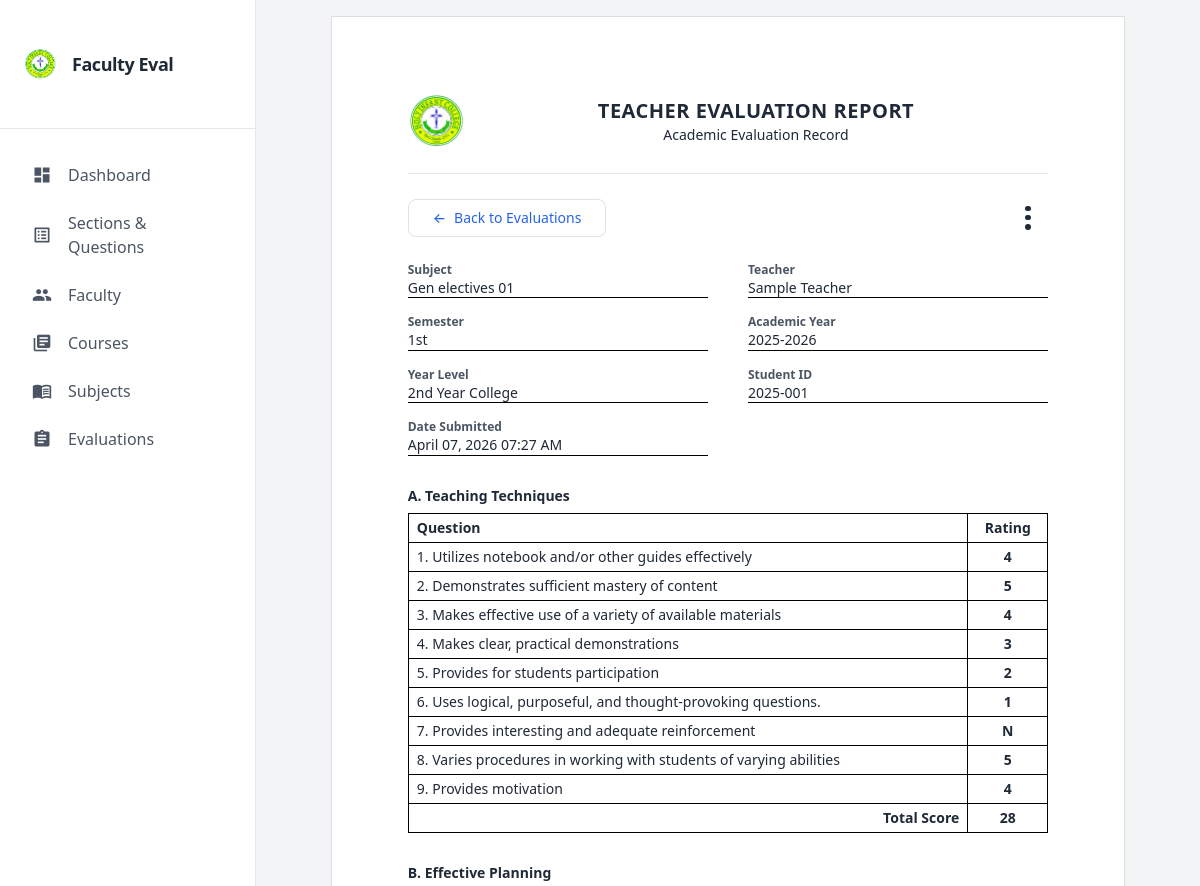
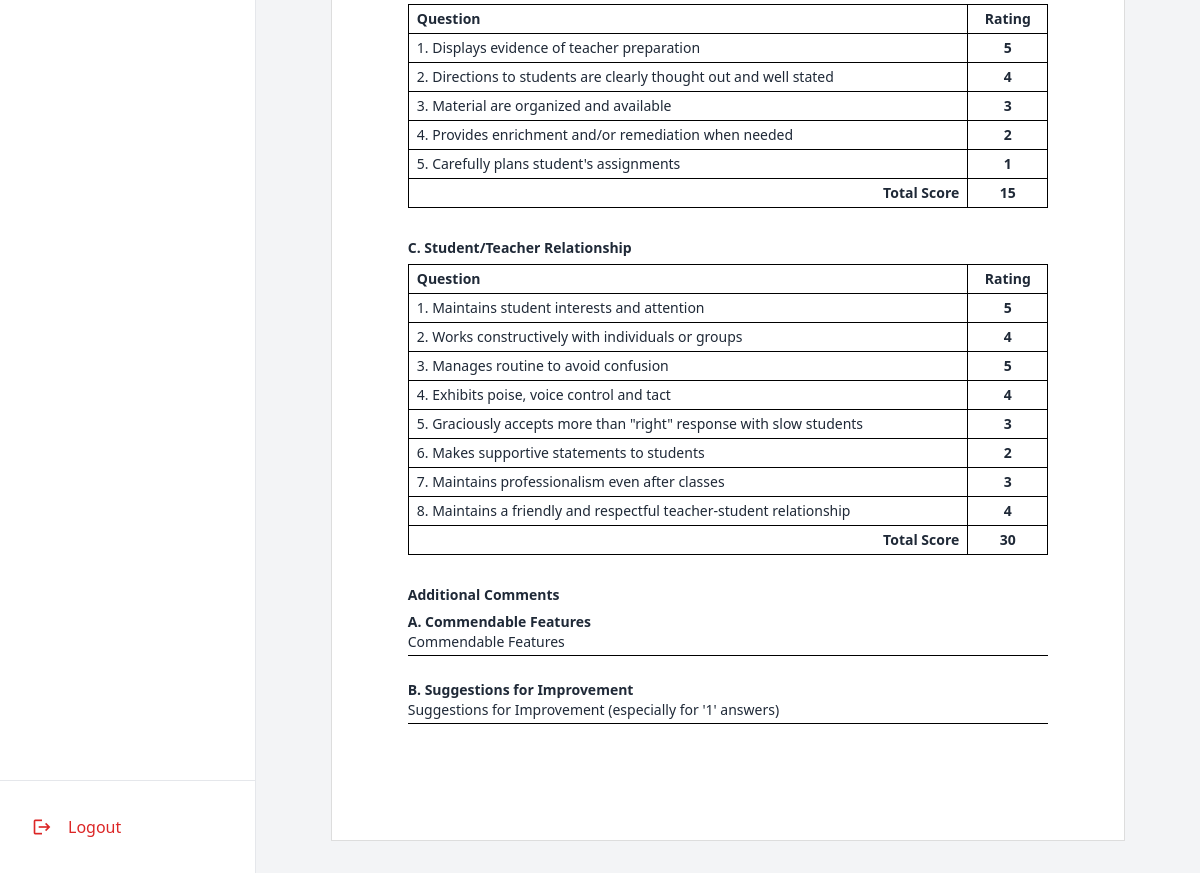
/evaluations/1/ (signed in), run on the app's committed database (2 pictures, top to bottom).
### evaluation/models.py (models this page shows, shortened)
class TeacherEvaluation(models.Model):
    teacher = models.ForeignKey(
        'Teacher',
        on_delete=models.CASCADE,
        related_name='evaluations'
    )
    student_id = models.CharField(max_length=50)  # Anonymous student identifier
    student_name = models.CharField(max_length=100, null=True,blank=True)  # Optional student name
    subject = models.ForeignKey(
        'Subject',
        on_delete=models.SET_NULL,
        null=True,
        blank=True
    )
    course = models.ForeignKey(
        'Course',
        on_delete=models.SET_NULL,
        null=True,
        blank=True
    )
    semester = models.CharField(max_length=20, blank=True)
    academic_year = models.CharField(max_length=20, blank=True)
    year_level = models.CharField(max_length=20, blank=True)
    submitted_at = models.DateTimeField(auto_now_add=True)
    overall_rating = models.FloatField(null=True, blank=True)
    commendable_features = models.TextField(blank=True, null=True)
    suggestions_improvement = models.TextField(blank=True, null=True)
    class Meta:
        unique_together = (
            'teacher',
            'student_id',
            'subject',
            'course',
            'semester',
            'academic_year'
        )

class Subject(models.Model):
    name = models.CharField(max_length=100)
    code = models.CharField(max_length=20, blank=True, null=True)

class Teacher(models.Model):
    first_name = models.CharField(max_length=50, null=True, blank=True)
    last_name = models.CharField(max_length=50, null=True, blank=True)

class Section(models.Model):
    prefix = models.CharField(max_length=1, unique=True)
    title = models.CharField(max_length=255)

class EvaluationItem(models.Model):
    evaluation = models.ForeignKey(TeacherEvaluation, on_delete=models.CASCADE, related_name="items")
    question = models.ForeignKey(Question, on_delete=models.CASCADE)
    rating = models.CharField(
        max_length=2,
        choices=[
            ('5', 'Outstanding'),
            ('4', 'Good'),
            ('3', 'Average'),
            ('2', 'Needs Improvement'),
            ('1', 'Unsatisfactory'),
            ('N', 'Not Observed')
        ]
    )

class Question(models.Model):
    section = models.ForeignKey(Section, on_delete=models.CASCADE, related_name="questions")
    order = models.PositiveIntegerField()  # order in the section
    text = models.TextField()
    class Meta:
        unique_together = ('section', 'order')
        ordering = ['section__prefix', 'order']

### evaluation/views.py (the view, shortened to what this page needs)
# urls.py: path('evaluations/<int:evaluation_id>/', views.evaluation_detail, name='evaluation_detail'),
@login_required(login_url='admin_login')
def evaluation_detail(request, evaluation_id):
    from django.contrib.staticfiles import finders
    from io import BytesIO
    from django.http import HttpResponse
    import openpyxl
    from openpyxl.styles import Font, Alignment, PatternFill
    from reportlab.platypus import SimpleDocTemplate, Table, TableStyle, Paragraph, Spacer, Image
    from reportlab.lib.pagesizes import letter
    from reportlab.lib.styles import getSampleStyleSheet
    from reportlab.lib.units import inch
    from reportlab.lib import colors
    evaluation = get_object_or_404(
        TeacherEvaluation.objects.prefetch_related('items__question__section'),
        id=evaluation_id
    )
    sections_dict = {}
    for item in evaluation.items.all():
        section = item.question.section
        if section.prefix not in sections_dict:
            sections_dict[section.prefix] = {
                'title': section.title,
                'items': [],
                'total': 0
            }
        sections_dict[section.prefix]['items'].append(item)
        try:
            rating_num = int(item.rating)
            sections_dict[section.prefix]['total'] += rating_num
        except ValueError:
            pass
    export_type = request.GET.get('export', None)
    teacher_name = f"{evaluation.teacher.first_name}_{evaluation.teacher.last_name}".replace(" ", "_")
    context = {
        'evaluation': evaluation,
        'sections': sections_dict
    }
    return render(request, 'admins/evaluation_detail.html', context)

### templates/admins/evaluation_detail.html (shortened to what this page needs)
{% extends 'admins/base.html' %}
{% load static %}
{% block content %}
<div class="paper">
    <div class="flex items-center border-b pb-4 mb-6">
        <img src="{% static 'HIC_LOGO_TRANSPARENT.png' %}"
             class="h-14 w-auto"
             alt="School Logo">
        <div class="flex-1 text-center">
            <h1 class="text-lg md:text-xl font-bold uppercase tracking-wide">
                Teacher Evaluation Report
            </h1>
            <p class="text-sm">
                Academic Evaluation Record
            </p>
        </div>
    </div>
    <div class="flex flex-row items-center justify-between gap-2 mb-6 no-print w-full">
        <a href="{% url 'evaluations_list' %}"
        class="inline-flex items-center justify-center px-4 py-2 text-sm font-medium
                text-blue-600 border border-blue-600 rounded-lg hover:bg-blue-50 transition w-full sm:w-auto">
            <span class="mr-2">←</span>
            Back to Evaluations
        </a>
        <div class="relative inline-block text-left">
            <button onclick="toggleDropdown()"
                    class="flex flex-col justify-center items-center w-10 h-10 p-2 rounded-full
                        hover:bg-gray-200 hover:scale-105 transition-all duration-150 ease-in-out"
                    aria-label="More actions">
                <span class="block w-1.5 h-1.5 bg-gray-800 rounded-full mb-1"></span>
                <span class="block w-1.5 h-1.5 bg-gray-800 rounded-full mb-1"></span>
                <span class="block w-1.5 h-1.5 bg-gray-800 rounded-full"></span>
            </button>
        </div>
    </div>
    <div class="print-grid grid grid-cols-1 md:grid-cols-2 gap-x-10 gap-y-4 mb-8">
        <div>
            <p class="text-xs font-semibold text-gray-600">Subject</p>
            <p class="border-b border-black">{{ evaluation.subject.name }}</p>
        </div>
        <div>
            <p class="text-xs font-semibold text-gray-600">Teacher</p>
            <p class="border-b border-black">
                {{ evaluation.teacher.first_name }} {{ evaluation.teacher.last_name }}
            </p>
        </div>
        <div>
            <p class="text-xs font-semibold text-gray-600">Semester</p>
            <p class="border-b border-black">{{ evaluation.semester }}</p>
        </div>
        <div>
            <p class="text-xs font-semibold text-gray-600">Academic Year</p>
            <p class="border-b border-black">{{ evaluation.academic_year }}</p>
        </div>
        <div>
            <p class="text-xs font-semibold text-gray-600">Year Level</p>
            <p class="border-b border-black">{{ evaluation.year_level }}</p>
        </div>
        <div>
            <p class="text-xs font-semibold text-gray-600">Student ID</p>
            <p class="border-b border-black">{{ evaluation.student_id }}</p>
        </div>
        <div class="print-span-2">
            <p class="text-xs font-semibold text-gray-600">Date Submitted</p>
            <p class="border-b border-black">
                {{ evaluation.submitted_at|date:"F d, Y h:i A" }}
            </p>
        </div>
    </div>
    {% for prefix, section in sections.items %}
    <div class="mb-8">
        <h3 class="font-semibold mb-2">
            {{ prefix }}. {{ section.title }}
        </h3>
        <div class="overflow-x-auto">
            <table class="w-full border border-black text-sm min-w-[480px] md:min-w-0">
                <thead>
                    <tr>
                        <th class="border border-black px-2 py-1 text-left">
                            Question
                        </th>
                        <th class="border border-black px-2 py-1 text-center w-20">
                            Rating
                        </th>
                    </tr>
                </thead>
                <tbody>
                    {% for item in section.items %}
                    <tr>
                        <td class="border border-black px-2 py-1">
                            {{ item.question.order }}. {{ item.question.text }}
                        </td>
                        <td class="border border-black px-2 py-1 text-center font-semibold">
                            {{ item.rating }}
                        </td>
                    </tr>
                    {% endfor %}
                    <tr>
                        <td class="border border-black px-2 py-1 text-right font-semibold">
                            Total Score
                        </td>
                        <td class="border border-black px-2 py-1 text-center font-bold">
                            {{ section.total }}
                        </td>
                    </tr>
                </tbody>
            </table>
        </div>
    </div>
    {% endfor %}
    <div class="mb-10">
        <h3 class="font-semibold mb-2">
            Additional Comments
        </h3>
        {% if evaluation.commendable_features %}
        <div class="mb-4">
            <p class="font-semibold text-sm">A. Commendable Features</p>
            <p class="border-b border-black min-h-[24px]">
                {{ evaluation.commendable_features }}
            </p>
        </div>
        {% endif %}
        {% if evaluation.suggestions_improvement %}
        <div>
            <p class="font-semibold text-sm">B. Suggestions for Improvement</p>
            <p class="border-b border-black min-h-[24px]">
                {{ evaluation.suggestions_improvement }}
            </p>
        </div>
        {% endif %}
    </div>
</div>
{% endblock %}

### templates/admins/evaluation_detail.html (style rules this page uses)
.paper { background: white; max-width: 210mm; margin: auto; padding: 16px; border: 1px solid #ddd; font-size: 14px; line-height: 1.4; }
@media (min-width: 768px) { .paper { padding: 20mm; } }
body { counter-reset: page; }

### data on the page
TeacherEvaluation: subject.name "Gen electives 01", teacher.first_name "Sample", teacher.last_name "Teacher", semester "1st", academic_year "2025-2026", year_level "2nd Year College", student_id "2025-001", submitted_at "April 07, 2026 07:27 AM", commendable_features "Commendable Features", suggestions_improvement "Suggestions for Improvement (especially for '1' answers)"
Section: title "Teaching Techniques"
EvaluationItem: question.order "1", question.text "Utilizes notebook and/or other guides effectively", rating "4"
EvaluationItem: question.order "2", question.text "Demonstrates sufficient mastery of content", rating "5"
EvaluationItem: question.order "3", question.text "Makes effective use of a variety of available materials", rating "4"
EvaluationItem: question.order "4", question.text "Makes clear, practical demonstrations", rating "3"
EvaluationItem: question.order "5", question.text "Provides for students participation", rating "2"
EvaluationItem: question.order "6", question.text "Uses logical, purposeful, and thought-provoking questions.", rating "1"
EvaluationItem: question.order "7", question.text "Provides interesting and adequate reinforcement", rating "N"
EvaluationItem: question.order "8", question.text "Varies procedures in working with students of varying abilities", rating "5"
EvaluationItem: question.order "9", question.text "Provides motivation", rating "4"
Section: title "Effective Planning"
EvaluationItem: question.order "1", question.text "Displays evidence of teacher preparation", rating "5"
EvaluationItem: question.order "2", question.text "Directions to students are clearly thought out and well stated", rating "4"
EvaluationItem: question.order "3", question.text "Material are organized and available", rating "3"
EvaluationItem: question.order "4", question.text "Provides enrichment and/or remediation when needed", rating "2"
EvaluationItem: question.order "5", question.text "Carefully plans student's assignments", rating "1"
Section: title "Student/Teacher Relationship"
EvaluationItem: question.order "1", question.text "Maintains student interests and attention", rating "5"
EvaluationItem: question.order "2", question.text "Works constructively with individuals or groups", rating "4"
EvaluationItem: question.order "3", question.text "Manages routine to avoid confusion", rating "5"
EvaluationItem: question.order "4", question.text "Exhibits poise, voice control and tact", rating "4"
EvaluationItem: question.order "5", question.text "Graciously accepts more than \"right\" response with slow students", rating "3"
EvaluationItem: question.order "6", question.text "Makes supportive statements to students", rating "2"
EvaluationItem: question.order "7", question.text "Maintains professionalism even after classes", rating "3"
EvaluationItem: question.order "8", question.text "Maintains a friendly and respectful teacher-student relationship", rating "4"

### other printed values
{{ prefix }} "A" "B" "C"
{{ section.total }} "28" "15" "30"
